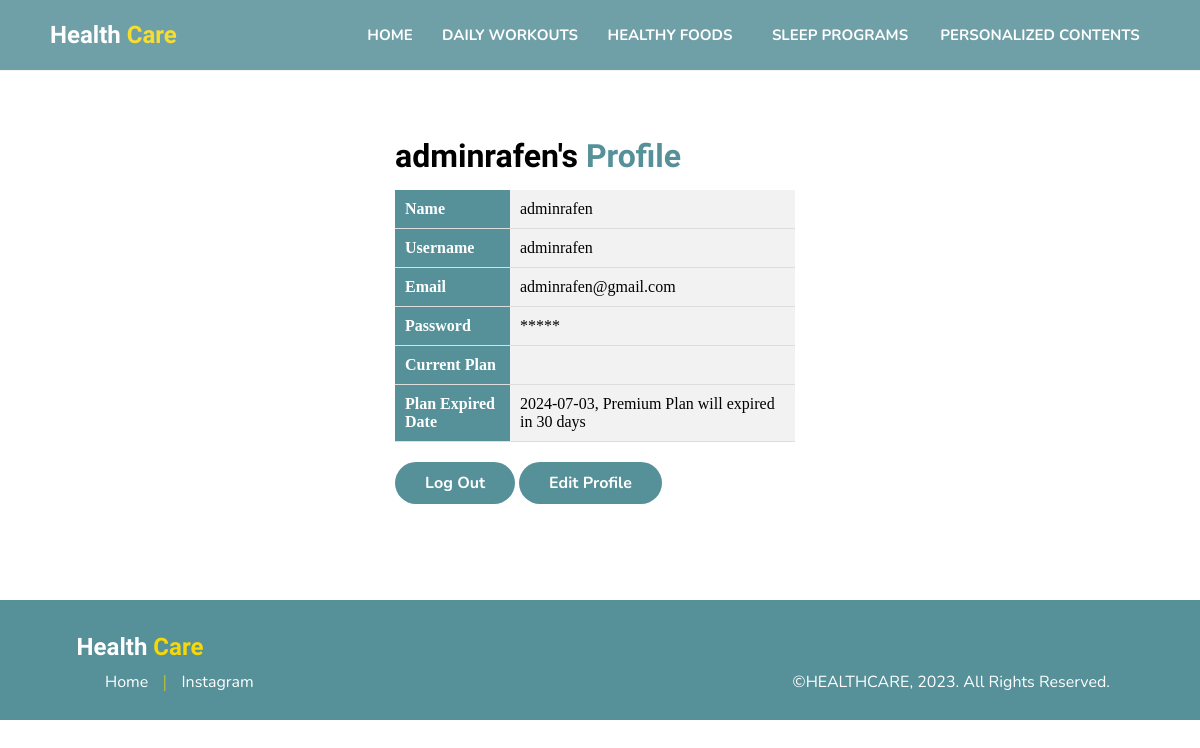
The app's page /user-premium/profile.php (signed in), older data.
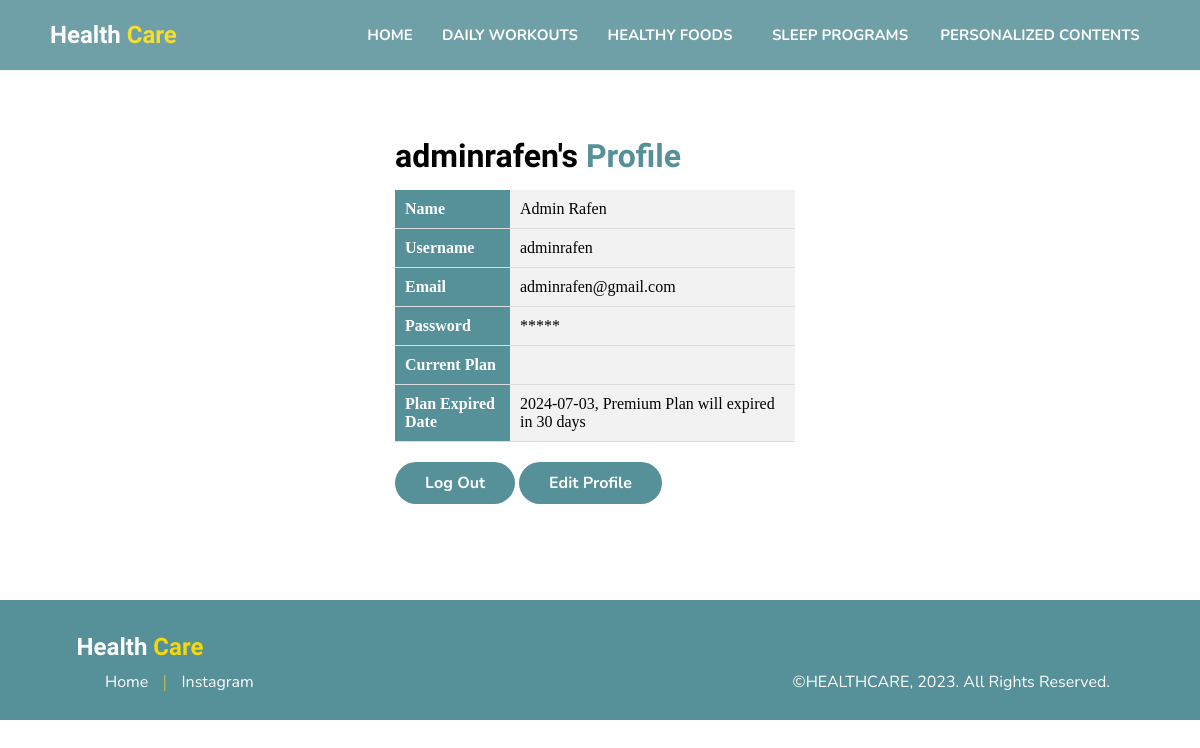
The same page, newer data.
### tables this page shows
CREATE TABLE `user` (
  `id_user` int(11) NOT NULL,
  `name` varchar(225) NOT NULL,
  `username` varchar(255) NOT NULL,
  `email` varchar(225) NOT NULL,
  `password` varchar(20) NOT NULL,
  `level` varchar(5) NOT NULL
);

### user-premium/profile.php (the view, shortened to what this page needs)
<?php
include '../connect.php';
$username = $_SESSION['username'];
$query = "SELECT * FROM user WHERE username = '$username'";
$result = mysqli_query($mysqli, $query);
$userData = mysqli_fetch_assoc($result);
include '../connect.php';
$id_user = $_SESSION['id_user'];
$query = "SELECT * FROM subscription WHERE id_user = '$id_user'";
$result = mysqli_query($mysqli, $query);
$subsData = mysqli_fetch_assoc($result);
?>
<!DOCTYPE html>
<html lang="en">
<head>
  <link rel="stylesheet" href="style_prempage.css" />
</head>
<body>
  <div class="navbar">
    <div class="logo">
      <h2>Health <span>Care</span></h2>
    </div>
    <div class="navigator">
      <a href="index.php" class="btn">Home</a>
      <a href="daily-workouts.php" class="btn">Daily Workouts</a>
      <a href="healthy-foods.php" class="btn">Healthy Foods</a>
      <a href="sleep-programs.php" class="btn">Sleep Programs</a>
      <a href="personalized-page.php" class="btn">Personalized Contents</a>
    </div>
  </div>
  <div class="banner">
    <div class="text">
      <h1><?php echo $_SESSION['username']; ?>'s <span>Profile</span></h1>
      <table class="profile-table">
        <tr>
          <th>Name</th>
          <td><?php echo $userData['name']; ?></td>
        </tr>
        <tr>
          <th>Username</th>
          <td><?php echo $userData['username']; ?></td>
        </tr>
        <tr>
          <th>Email</th>
          <td><?php echo $userData['email']; ?></td>
        </tr>
        <tr>
          <th>Password</th>
          <td><?php echo str_repeat('*', strlen($userData['password'])); ?></td>
        </tr>
        <tr>
          <th>Current Plan</th>
          <td>
          </td>
        </tr>
        <tr>
          <th>Plan Expired Date</th>
          <td>
          <?php
          $expired_date = date('Y-m-d', strtotime($subsData['activation_date'] . ' +30 days'));
          echo $expired_date;
          $now = time();
          $expired_timestamp = strtotime($expired_date);
          $diff_seconds = $expired_timestamp - $now;
          $diff_days = ceil($diff_seconds / (60 * 60 * 24));
          if ($diff_days > 1) {
              echo ", Premium Plan will expired in $diff_days days";
          } elseif ($diff_days == 1) {
              echo ", Premium Plan will expired in $diff_days day";
          }
          ?>
          </td>
        </tr>
      </table>
      <a href="../loginpage.php">Log Out</a>
      <a href="edit-profile.php?id=<?php echo $userData['id_user']; ?>">Edit Profile</a>
    </div>
  </div>
  <div class="footer">
    <div class="logo-footer">
      <h2>Health <span>Care</span></h2>
    </div>
    <div class="footer-bot">
      <div class="profile-navigation">
        <a href="index.php" class="profile-link">Home</a>
        <span>|</span>
        <a href="https://www.instagram.com/raffortless/" class="profile-link">Instagram</a>
      </div>
      <div class="copyright">
        <p>&copy;HEALTHCARE, 2023. All Rights Reserved.</p>
      </div>
    </div>
  </div>
</body>
</html>

Row changes from the older to the newer data that the page shows:
changed user "adminrafen": name "adminrafen" → "Admin Rafen"
